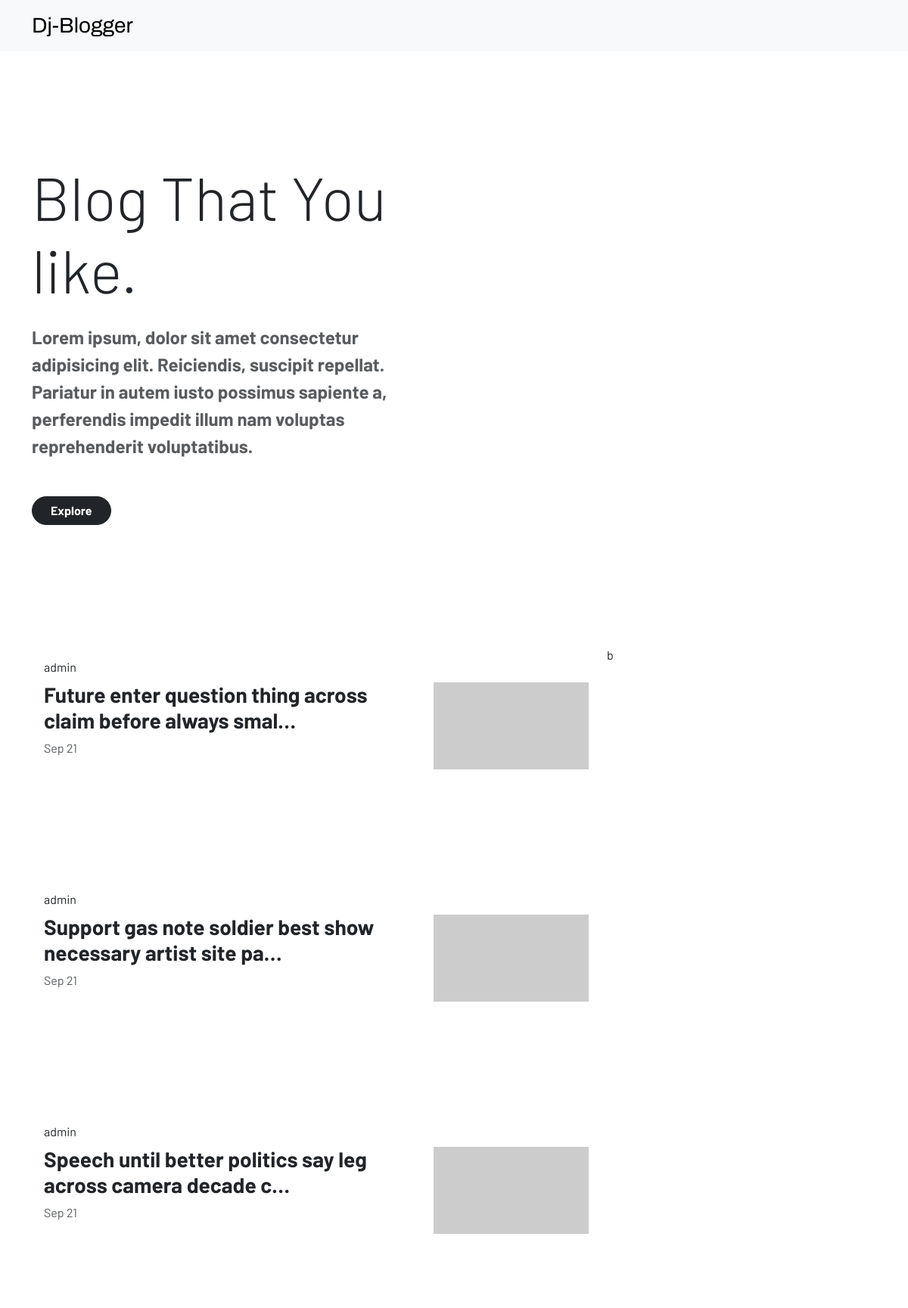
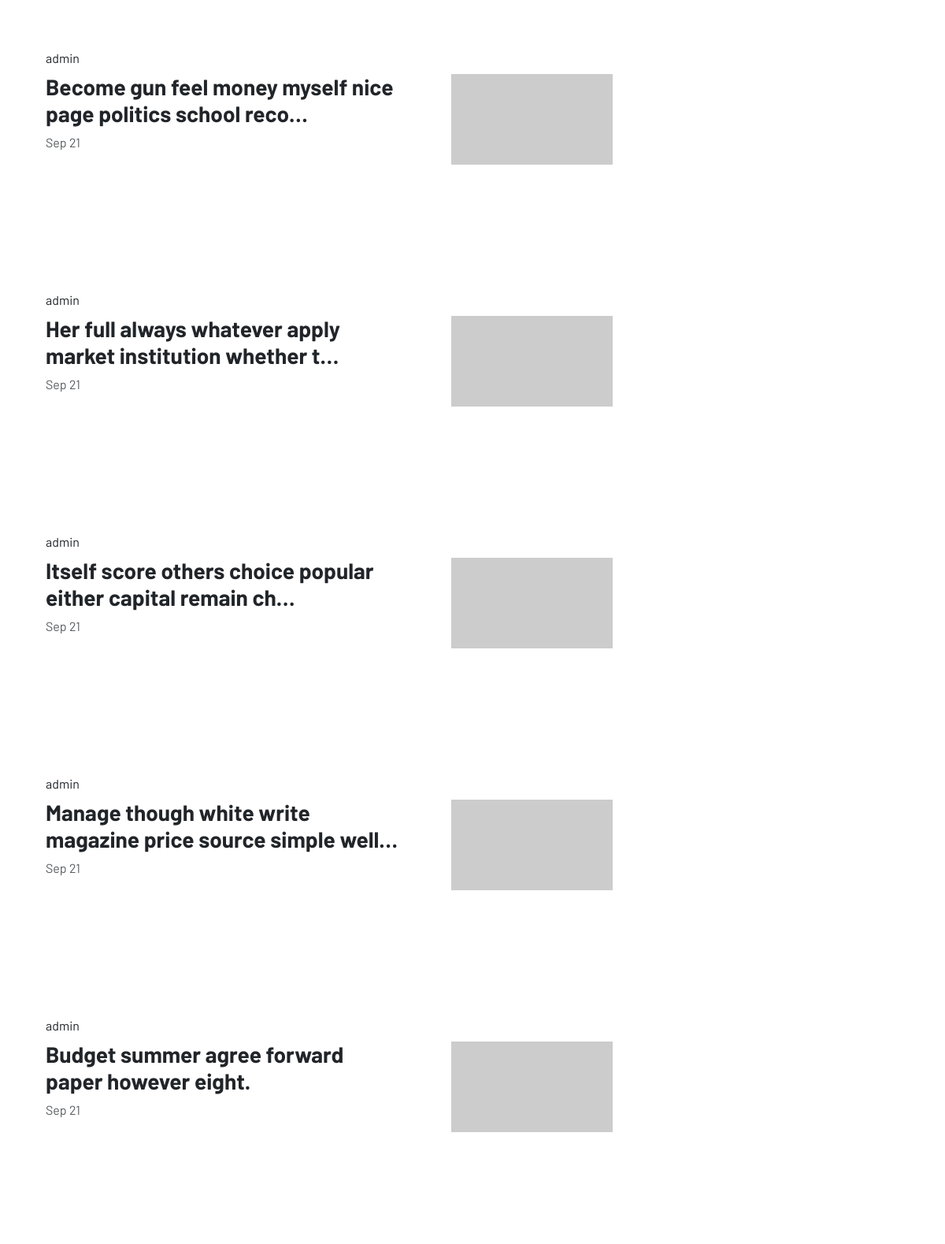
The page / (upper part) on the database its author committed (2 pictures, top to bottom).
### blog/models.py (models this page shows, shortened)
class Post(models.Model):
    options = (
        ("draft", "Draft"),
        ("published", "Published"),
    )
    title = models.CharField(max_length=250)
    subtitle = models.CharField(max_length=100)
    slug = models.SlugField(max_length=250, unique=True)
    author = models.ForeignKey(
        User, on_delete=models.CASCADE, related_name="post_author"
    )
    content = models.TextField()
    created_at = models.DateTimeField(auto_now_add=True, editable=False)
    updated_at = models.DateTimeField(auto_now=True)
    status = models.CharField(max_length=10, choices=options, default="draft")
    class Meta:
        ordering = ["-created_at"]

### blog/views.py (the view)
# urls.py: path("", views.HomeView.as_view(), name="Home"),
class HomeView(ListView):
    model = Post
    template_name = "blog/index.html"
    context_object_name = "posts"

### djblogger/templates/blog/index.html (shortened to what this page needs)
{% extends "../base/base.html" %}
{% block main %}
{% include "./components/hero.html" %}
<div class="container">
<div class="row ">
    <div class="col-12 col-lg-8">
        {% for post in posts %}
        <a href="" class="text-decoration-none ">
            <div class="card border-0 pb-3 pb-sm-5 mb-sm-5 infinite-scroll">
                <div class="row">
                    <div class="col-8">
                        <div class="card-body">
                            <div class="mb-2 author">{{post.author}}</div>
                            <h3 class="fw-bold">{{post.title|truncatechars:60}}</h3>
                            <div class="text-muted date">{{post.updated_at|date:"M d"}}</div>
                        </div>
                    </div>
                    <div class="col-4">
                        <img src="https://picsum.photos/205/115" alt={{post.subtitle}} class="img-fluid float-end my-5 d-block">
                    </div>
                </div>
            </div>
        </a>
        {% endfor %}
    </div>
    <div class="col-4 d-none d-lg-block">b</div>
</div>
</div>
{% endblock main %}

### djblogger/templates/base/base.html (shortened to what this page needs)
{% load static %}
<!DOCTYPE html>
<html lang="en">
  <head>
    <link
      href="https://cdn.jsdelivr.net/npm/bootstrap@5.3.2/dist/css/bootstrap.min.css"
      rel="stylesheet"
    />
    <link rel="stylesheet" href="{% static 'css/main.css' %}" />
  </head>
  <body>
    <header>{% include "./partials/_header.html" %}</header>
    <main>{% block main %}{% endblock main %}</main>
  </body>
</html>

### djblogger/templates/base/partials/_header.html (shortened to what this page needs)
<nav class="navbar navbar-expand-lg bg-body-tertiary">
  <div class="container">
    <a class="navbar-brand logo fs-3" href="#">Dj-Blogger</a>
  </div>
</nav>

### djblogger/templates/blog/components/hero.html
<div class="container">
  <div class="row py-5">
    <div class="col-12 col-md-6 py-md-5">
      <div class="py-3 py-md-5 text-center text-md-start">
        <h1 class="display-1">Blog That You like.</h1>
        <p class="fs-4 py-3 text-muted fw-bold">
          Lorem ipsum, dolor sit amet consectetur adipisicing elit. Reiciendis,
          suscipit repellat. Pariatur in autem iusto possimus sapiente a,
          perferendis impedit illum nam voluptas reprehenderit voluptatibus.
        </p>
        <div class="py-3">
          <button class="btn btn-dark rounded-pill fw-bold px-4">
            Explore
          </button>
        </div>
      </div>
    </div>
    <div class="col"></div>
  </div>
</div>

### djblogger/static/css/main.css (style rules this page uses)
.logo { font-family: "Archivo", sans-serif; }
main { font-family: "Barlow", sans-serif; }

### rows shown on the page
Post: author "admin", title "Future enter question thing across claim before always smal…", updated_at "Sep 21"
Post: author "admin", title "Support gas note soldier best show necessary artist site pa…", updated_at "Sep 21"
Post: author "admin", title "Speech until better politics say leg across camera decade c…", updated_at "Sep 21"
Post: author "admin", title "Become gun feel money myself nice page politics school reco…", updated_at "Sep 21"
Post: author "admin", title "Her full always whatever apply market institution whether t…", updated_at "Sep 21"
Post: author "admin", title "Itself score others choice popular either capital remain ch…", updated_at "Sep 21"
Post: author "admin", title "Manage though white write magazine price source simple well…", updated_at "Sep 21"
Post: author "admin", title "Budget summer agree forward paper however eight.", updated_at "Sep 21"
